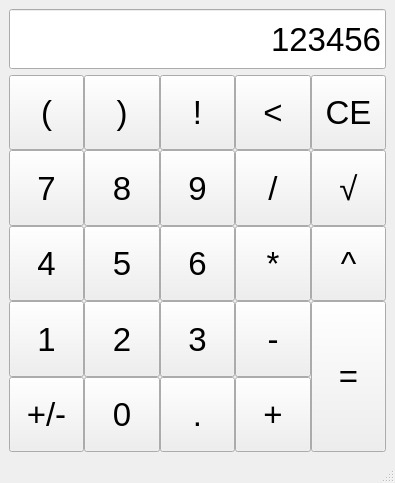
<?xml version="1.0" encoding="UTF-8"?>
<ui version="4.0">
 <class>MainWindow</class>
 <widget class="QMainWindow" name="MainWindow">
  <property name="geometry">
   <rect>
    <x>0</x>
    <y>0</y>
    <width>395</width>
    <height>483</height>
   </rect>
  </property>
  <property name="sizePolicy">
   <sizepolicy hsizetype="Fixed" vsizetype="Fixed">
    <horstretch>0</horstretch>
    <verstretch>0</verstretch>
   </sizepolicy>
  </property>
  <property name="windowTitle">
   <string>MainWindow</string>
  </property>
  <property name="animated">
   <bool>true</bool>
  </property>
  <widget class="QWidget" name="centralwidget">
   <layout class="QVBoxLayout" name="verticalLayout">
    <item>
     <widget class="QLineEdit" name="lineEdit">
      <property name="sizePolicy">
       <sizepolicy hsizetype="Expanding" vsizetype="Fixed">
        <horstretch>0</horstretch>
        <verstretch>0</verstretch>
       </sizepolicy>
      </property>
      <property name="minimumSize">
       <size>
        <width>0</width>
        <height>60</height>
       </size>
      </property>
      <property name="baseSize">
       <size>
        <width>0</width>
        <height>0</height>
       </size>
      </property>
      <property name="font">
       <font>
        <family>HelveticaNeue</family>
        <pointsize>25</pointsize>
       </font>
      </property>
      <property name="text">
       <string>123456</string>
      </property>
      <property name="alignment">
       <set>Qt::AlignRight|Qt::AlignTrailing|Qt::AlignVCenter</set>
      </property>
     </widget>
    </item>
    <item>
     <layout class="QGridLayout" name="gridLayout" rowstretch="0,0,0,0,0,0">
      <property name="sizeConstraint">
       <enum>QLayout::SetDefaultConstraint</enum>
      </property>
      <property name="spacing">
       <number>0</number>
      </property>
      <item row="3" column="4">
       <widget class="QPushButton" name="btn_mult">
        <property name="sizePolicy">
         <sizepolicy hsizetype="Minimum" vsizetype="Minimum">
          <horstretch>20</horstretch>
          <verstretch>0</verstretch>
         </sizepolicy>
        </property>
        <property name="minimumSize">
         <size>
          <width>75</width>
          <height>47</height>
         </size>
        </property>
        <property name="font">
         <font>
          <family>HelveticaNeue</family>
          <pointsize>25</pointsize>
         </font>
        </property>
        <property name="text">
         <string>*</string>
        </property>
       </widget>
      </item>
      <item row="1" column="2">
       <widget class="QPushButton" name="btn_rparen">
        <property name="sizePolicy">
         <sizepolicy hsizetype="Minimum" vsizetype="Minimum">
          <horstretch>20</horstretch>
          <verstretch>0</verstretch>
         </sizepolicy>
        </property>
        <property name="minimumSize">
         <size>
          <width>75</width>
          <height>47</height>
         </size>
        </property>
        <property name="font">
         <font>
          <family>HelveticaNeue</family>
          <pointsize>25</pointsize>
         </font>
        </property>
        <property name="text">
         <string>)</string>
        </property>
       </widget>
      </item>
      <item row="2" column="2">
       <widget class="QPushButton" name="btn_8">
        <property name="sizePolicy">
         <sizepolicy hsizetype="Minimum" vsizetype="Minimum">
          <horstretch>20</horstretch>
          <verstretch>0</verstretch>
         </sizepolicy>
        </property>
        <property name="minimumSize">
         <size>
          <width>75</width>
          <height>47</height>
         </size>
        </property>
        <property name="font">
         <font>
          <family>HelveticaNeue</family>
          <pointsize>25</pointsize>
         </font>
        </property>
        <property name="text">
         <string>8</string>
        </property>
       </widget>
      </item>
      <item row="2" column="3">
       <widget class="QPushButton" name="btn_9">
        <property name="sizePolicy">
         <sizepolicy hsizetype="Minimum" vsizetype="Minimum">
          <horstretch>20</horstretch>
          <verstretch>0</verstretch>
         </sizepolicy>
        </property>
        <property name="minimumSize">
         <size>
          <width>75</width>
          <height>47</height>
         </size>
        </property>
        <property name="font">
         <font>
          <family>HelveticaNeue</family>
          <pointsize>25</pointsize>
         </font>
        </property>
        <property name="text">
         <string>9</string>
        </property>
       </widget>
      </item>
      <item row="3" column="1">
       <widget class="QPushButton" name="btn_4">
        <property name="sizePolicy">
         <sizepolicy hsizetype="Minimum" vsizetype="Minimum">
          <horstretch>20</horstretch>
          <verstretch>0</verstretch>
         </sizepolicy>
        </property>
        <property name="minimumSize">
         <size>
          <width>75</width>
          <height>47</height>
         </size>
        </property>
        <property name="font">
         <font>
          <family>HelveticaNeue</family>
          <pointsize>25</pointsize>
         </font>
        </property>
        <property name="text">
         <string>4</string>
        </property>
       </widget>
      </item>
      <item row="3" column="3">
       <widget class="QPushButton" name="btn_6">
        <property name="sizePolicy">
         <sizepolicy hsizetype="Minimum" vsizetype="Minimum">
          <horstretch>20</horstretch>
          <verstretch>0</verstretch>
         </sizepolicy>
        </property>
        <property name="minimumSize">
         <size>
          <width>75</width>
          <height>47</height>
         </size>
        </property>
        <property name="font">
         <font>
          <family>HelveticaNeue</family>
          <pointsize>25</pointsize>
         </font>
        </property>
        <property name="text">
         <string>6</string>
        </property>
       </widget>
      </item>
      <item row="3" column="2">
       <widget class="QPushButton" name="btn_5">
        <property name="sizePolicy">
         <sizepolicy hsizetype="Minimum" vsizetype="Minimum">
          <horstretch>20</horstretch>
          <verstretch>0</verstretch>
         </sizepolicy>
        </property>
        <property name="minimumSize">
         <size>
          <width>75</width>
          <height>47</height>
         </size>
        </property>
        <property name="font">
         <font>
          <family>HelveticaNeue</family>
          <pointsize>25</pointsize>
         </font>
        </property>
        <property name="text">
         <string>5</string>
        </property>
       </widget>
      </item>
      <item row="3" column="5">
       <widget class="QPushButton" name="btn_pow">
        <property name="sizePolicy">
         <sizepolicy hsizetype="Minimum" vsizetype="Minimum">
          <horstretch>20</horstretch>
          <verstretch>0</verstretch>
         </sizepolicy>
        </property>
        <property name="minimumSize">
         <size>
          <width>75</width>
          <height>47</height>
         </size>
        </property>
        <property name="font">
         <font>
          <family>HelveticaNeue</family>
          <pointsize>25</pointsize>
         </font>
        </property>
        <property name="text">
         <string>^</string>
        </property>
       </widget>
      </item>
      <item row="1" column="5">
       <widget class="QPushButton" name="btn_clear">
        <property name="sizePolicy">
         <sizepolicy hsizetype="Minimum" vsizetype="Minimum">
          <horstretch>20</horstretch>
          <verstretch>0</verstretch>
         </sizepolicy>
        </property>
        <property name="minimumSize">
         <size>
          <width>75</width>
          <height>47</height>
         </size>
        </property>
        <property name="font">
         <font>
          <family>HelveticaNeue</family>
          <pointsize>25</pointsize>
         </font>
        </property>
        <property name="text">
         <string>CE</string>
        </property>
       </widget>
      </item>
      <item row="2" column="1">
       <widget class="QPushButton" name="btn_7">
        <property name="sizePolicy">
         <sizepolicy hsizetype="Minimum" vsizetype="Minimum">
          <horstretch>20</horstretch>
          <verstretch>0</verstretch>
         </sizepolicy>
        </property>
        <property name="minimumSize">
         <size>
          <width>75</width>
          <height>47</height>
         </size>
        </property>
        <property name="font">
         <font>
          <family>HelveticaNeue</family>
          <pointsize>25</pointsize>
         </font>
        </property>
        <property name="text">
         <string>7</string>
        </property>
       </widget>
      </item>
      <item row="2" column="5">
       <widget class="QPushButton" name="btn_sqrt">
        <property name="sizePolicy">
         <sizepolicy hsizetype="Minimum" vsizetype="Minimum">
          <horstretch>20</horstretch>
          <verstretch>0</verstretch>
         </sizepolicy>
        </property>
        <property name="minimumSize">
         <size>
          <width>75</width>
          <height>48</height>
         </size>
        </property>
        <property name="font">
         <font>
          <family>HelveticaNeue</family>
          <pointsize>25</pointsize>
         </font>
        </property>
        <property name="text">
         <string>√</string>
        </property>
       </widget>
      </item>
      <item row="4" column="1">
       <widget class="QPushButton" name="btn_1">
        <property name="sizePolicy">
         <sizepolicy hsizetype="Minimum" vsizetype="Minimum">
          <horstretch>20</horstretch>
          <verstretch>0</verstretch>
         </sizepolicy>
        </property>
        <property name="minimumSize">
         <size>
          <width>75</width>
          <height>47</height>
         </size>
        </property>
        <property name="font">
         <font>
          <family>HelveticaNeue</family>
          <pointsize>25</pointsize>
         </font>
        </property>
        <property name="text">
         <string>1</string>
        </property>
       </widget>
      </item>
      <item row="4" column="2">
       <widget class="QPushButton" name="btn_2">
        <property name="sizePolicy">
         <sizepolicy hsizetype="Minimum" vsizetype="Minimum">
          <horstretch>20</horstretch>
          <verstretch>0</verstretch>
         </sizepolicy>
        </property>
        <property name="minimumSize">
         <size>
          <width>75</width>
          <height>47</height>
         </size>
        </property>
        <property name="font">
         <font>
          <family>HelveticaNeue</family>
          <pointsize>25</pointsize>
         </font>
        </property>
        <property name="text">
         <string>2</string>
        </property>
       </widget>
      </item>
      <item row="2" column="4">
       <widget class="QPushButton" name="btn_div">
        <property name="sizePolicy">
         <sizepolicy hsizetype="Minimum" vsizetype="Minimum">
          <horstretch>20</horstretch>
          <verstretch>0</verstretch>
         </sizepolicy>
        </property>
        <property name="minimumSize">
         <size>
          <width>75</width>
          <height>47</height>
         </size>
        </property>
        <property name="font">
         <font>
          <family>HelveticaNeue</family>
          <pointsize>25</pointsize>
         </font>
        </property>
        <property name="text">
         <string>/</string>
        </property>
       </widget>
      </item>
      <item row="5" column="2">
       <widget class="QPushButton" name="btn_0">
        <property name="sizePolicy">
         <sizepolicy hsizetype="Minimum" vsizetype="Minimum">
          <horstretch>20</horstretch>
          <verstretch>0</verstretch>
         </sizepolicy>
        </property>
        <property name="minimumSize">
         <size>
          <width>75</width>
          <height>47</height>
         </size>
        </property>
        <property name="font">
         <font>
          <family>HelveticaNeue</family>
          <pointsize>25</pointsize>
         </font>
        </property>
        <property name="text">
         <string>0</string>
        </property>
       </widget>
      </item>
      <item row="5" column="3">
       <widget class="QPushButton" name="button_dot">
        <property name="sizePolicy">
         <sizepolicy hsizetype="Minimum" vsizetype="Minimum">
          <horstretch>20</horstretch>
          <verstretch>0</verstretch>
         </sizepolicy>
        </property>
        <property name="minimumSize">
         <size>
          <width>75</width>
          <height>47</height>
         </size>
        </property>
        <property name="font">
         <font>
          <family>HelveticaNeue</family>
          <pointsize>25</pointsize>
         </font>
        </property>
        <property name="text">
         <string>.</string>
        </property>
       </widget>
      </item>
      <item row="4" column="3">
       <widget class="QPushButton" name="btn_3">
        <property name="sizePolicy">
         <sizepolicy hsizetype="Minimum" vsizetype="Minimum">
          <horstretch>20</horstretch>
          <verstretch>0</verstretch>
         </sizepolicy>
        </property>
        <property name="minimumSize">
         <size>
          <width>75</width>
          <height>47</height>
         </size>
        </property>
        <property name="font">
         <font>
          <family>HelveticaNeue</family>
          <pointsize>25</pointsize>
         </font>
        </property>
        <property name="text">
         <string>3</string>
        </property>
       </widget>
      </item>
      <item row="5" column="1">
       <widget class="QPushButton" name="btn_umin">
        <property name="sizePolicy">
         <sizepolicy hsizetype="Minimum" vsizetype="Minimum">
          <horstretch>20</horstretch>
          <verstretch>0</verstretch>
         </sizepolicy>
        </property>
        <property name="minimumSize">
         <size>
          <width>75</width>
          <height>47</height>
         </size>
        </property>
        <property name="font">
         <font>
          <family>HelveticaNeue</family>
          <pointsize>25</pointsize>
         </font>
        </property>
        <property name="text">
         <string>+/-</string>
        </property>
       </widget>
      </item>
      <item row="5" column="4">
       <widget class="QPushButton" name="btn_plus">
        <property name="sizePolicy">
         <sizepolicy hsizetype="Minimum" vsizetype="Minimum">
          <horstretch>20</horstretch>
          <verstretch>0</verstretch>
         </sizepolicy>
        </property>
        <property name="minimumSize">
         <size>
          <width>75</width>
          <height>47</height>
         </size>
        </property>
        <property name="font">
         <font>
          <family>HelveticaNeue</family>
          <pointsize>25</pointsize>
         </font>
        </property>
        <property name="text">
         <string>+</string>
        </property>
       </widget>
      </item>
      <item row="4" column="4">
       <widget class="QPushButton" name="btn_min">
        <property name="sizePolicy">
         <sizepolicy hsizetype="Minimum" vsizetype="Minimum">
          <horstretch>20</horstretch>
          <verstretch>0</verstretch>
         </sizepolicy>
        </property>
        <property name="minimumSize">
         <size>
          <width>75</width>
          <height>47</height>
         </size>
        </property>
        <property name="font">
         <font>
          <family>HelveticaNeue</family>
          <pointsize>25</pointsize>
         </font>
        </property>
        <property name="text">
         <string>-</string>
        </property>
       </widget>
      </item>
      <item row="1" column="4">
       <widget class="QPushButton" name="btn_back">
        <property name="sizePolicy">
         <sizepolicy hsizetype="Minimum" vsizetype="Minimum">
          <horstretch>20</horstretch>
          <verstretch>0</verstretch>
         </sizepolicy>
        </property>
        <property name="minimumSize">
         <size>
          <width>75</width>
          <height>47</height>
         </size>
        </property>
        <property name="font">
         <font>
          <family>HelveticaNeue</family>
          <pointsize>25</pointsize>
         </font>
        </property>
        <property name="text">
         <string>&lt;</string>
        </property>
       </widget>
      </item>
      <item row="1" column="1">
       <widget class="QPushButton" name="btn_lparen">
        <property name="sizePolicy">
         <sizepolicy hsizetype="Minimum" vsizetype="Minimum">
          <horstretch>20</horstretch>
          <verstretch>0</verstretch>
         </sizepolicy>
        </property>
        <property name="minimumSize">
         <size>
          <width>75</width>
          <height>47</height>
         </size>
        </property>
        <property name="font">
         <font>
          <family>HelveticaNeue</family>
          <pointsize>25</pointsize>
         </font>
        </property>
        <property name="text">
         <string>(</string>
        </property>
       </widget>
      </item>
      <item row="1" column="3">
       <widget class="QPushButton" name="btn_fact">
        <property name="sizePolicy">
         <sizepolicy hsizetype="Minimum" vsizetype="Minimum">
          <horstretch>20</horstretch>
          <verstretch>0</verstretch>
         </sizepolicy>
        </property>
        <property name="minimumSize">
         <size>
          <width>75</width>
          <height>47</height>
         </size>
        </property>
        <property name="font">
         <font>
          <family>HelveticaNeue</family>
          <pointsize>25</pointsize>
         </font>
        </property>
        <property name="text">
         <string>!</string>
        </property>
       </widget>
      </item>
      <item row="4" column="5" rowspan="2">
       <widget class="QPushButton" name="btn_eq">
        <property name="sizePolicy">
         <sizepolicy hsizetype="Minimum" vsizetype="Minimum">
          <horstretch>20</horstretch>
          <verstretch>0</verstretch>
         </sizepolicy>
        </property>
        <property name="minimumSize">
         <size>
          <width>75</width>
          <height>47</height>
         </size>
        </property>
        <property name="font">
         <font>
          <family>HelveticaNeue</family>
          <pointsize>25</pointsize>
         </font>
        </property>
        <property name="text">
         <string>=</string>
        </property>
       </widget>
      </item>
     </layout>
    </item>
   </layout>
  </widget>
  <widget class="QMenuBar" name="menubar">
   <property name="geometry">
    <rect>
     <x>0</x>
     <y>0</y>
     <width>395</width>
     <height>21</height>
    </rect>
   </property>
  </widget>
  <widget class="QStatusBar" name="statusbar"/>
 </widget>
 <resources/>
 <connections/>
</ui>
